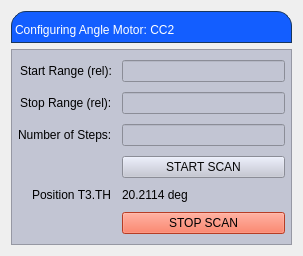
<?xml version="1.0" encoding="UTF-8"?>
<ui version="4.0">
 <class>Form</class>
 <widget class="QWidget" name="Form">
  <property name="geometry">
   <rect>
    <x>0</x>
    <y>0</y>
    <width>303</width>
    <height>256</height>
   </rect>
  </property>
  <property name="windowTitle">
   <string>Form</string>
  </property>
  <layout class="QVBoxLayout" name="verticalLayout_2">
   <item>
    <layout class="QVBoxLayout" name="verticalLayout">
     <item>
      <widget class="QLabel" name="label">
       <property name="styleSheet">
        <string notr="true">
background-color: rgb(19, 94, 255);
qproperty-alignment: AlignCenter;
border: 1px solid #FF17365D;
border-top-left-radius: 15px;
border-top-right-radius: 15px;
padding: 5 px 0 px;
color: rgb(255,255,255);
max-height: 25 px;
font-size: 14 px;
</string>
       </property>
       <property name="text">
        <string>Configuring Angle Motor: CC2</string>
       </property>
      </widget>
     </item>
     <item>
      <widget class="QFrame" name="frame">
       <property name="styleSheet">
        <string notr="true">background-color: rgb(194, 197, 211);</string>
       </property>
       <property name="frameShape">
        <enum>QFrame::StyledPanel</enum>
       </property>
       <property name="frameShadow">
        <enum>QFrame::Raised</enum>
       </property>
       <layout class="QVBoxLayout" name="verticalLayout_3" stretch="0">
        <property name="leftMargin">
         <number>0</number>
        </property>
        <property name="topMargin">
         <number>0</number>
        </property>
        <property name="rightMargin">
         <number>0</number>
        </property>
        <property name="bottomMargin">
         <number>0</number>
        </property>
        <item>
         <layout class="QFormLayout" name="formLayout">
          <property name="labelAlignment">
           <set>Qt::AlignRight|Qt::AlignTrailing|Qt::AlignVCenter</set>
          </property>
          <property name="formAlignment">
           <set>Qt::AlignLeading|Qt::AlignLeft|Qt::AlignVCenter</set>
          </property>
          <property name="horizontalSpacing">
           <number>10</number>
          </property>
          <property name="verticalSpacing">
           <number>10</number>
          </property>
          <property name="leftMargin">
           <number>6</number>
          </property>
          <property name="topMargin">
           <number>6</number>
          </property>
          <property name="rightMargin">
           <number>6</number>
          </property>
          <property name="bottomMargin">
           <number>6</number>
          </property>
          <item row="1" column="0">
           <widget class="QLabel" name="label_2">
            <property name="text">
             <string>Start Range (rel):</string>
            </property>
           </widget>
          </item>
          <item row="2" column="0">
           <widget class="QLabel" name="label_3">
            <property name="text">
             <string>Stop Range (rel):</string>
            </property>
           </widget>
          </item>
          <item row="3" column="0">
           <widget class="QLabel" name="label_4">
            <property name="text">
             <string>Number of Steps:</string>
            </property>
           </widget>
          </item>
          <item row="3" column="1">
           <widget class="PyDMLineEdit" name="stepLineEdit">
            <property name="toolTip">
             <string/>
            </property>
            <property name="styleSheet">
             <string notr="true">color: rgb(15, 15, 15);</string>
            </property>
            <property name="precision" stdset="0">
             <number>0</number>
            </property>
            <property name="showUnits" stdset="0">
             <bool>true</bool>
            </property>
            <property name="precisionFromPV" stdset="0">
             <bool>true</bool>
            </property>
            <property name="alarmSensitiveContent" stdset="0">
             <bool>false</bool>
            </property>
            <property name="alarmSensitiveBorder" stdset="0">
             <bool>true</bool>
            </property>
            <property name="PyDMToolTip" stdset="0">
             <string/>
            </property>
            <property name="monitorDisp" stdset="0">
             <bool>false</bool>
            </property>
            <property name="channel" stdset="0">
             <string/>
            </property>
           </widget>
          </item>
          <item row="4" column="0">
           <widget class="PyDMByteIndicator" name="PyDMByteIndicator">
            <property name="toolTip">
             <string/>
            </property>
            <property name="alarmSensitiveContent" stdset="0">
             <bool>false</bool>
            </property>
            <property name="alarmSensitiveBorder" stdset="0">
             <bool>true</bool>
            </property>
            <property name="PyDMToolTip" stdset="0">
             <string/>
            </property>
            <property name="channel" stdset="0">
             <string>CA://XCS:SND:T3:TH.MOVN</string>
            </property>
            <property name="showLabels" stdset="0">
             <bool>true</bool>
            </property>
            <property name="bigEndian" stdset="0">
             <bool>false</bool>
            </property>
            <property name="circles" stdset="0">
             <bool>true</bool>
            </property>
            <property name="labelPosition" stdset="0">
             <enum>QTabWidget::South</enum>
            </property>
            <property name="numBits" stdset="0">
             <number>1</number>
            </property>
            <property name="shift" stdset="0">
             <number>0</number>
            </property>
            <property name="labels" stdset="0">
             <stringlist>
              <string></string>
             </stringlist>
            </property>
           </widget>
          </item>
          <item row="4" column="1">
           <widget class="PyDMPushButton" name="startButton">
            <property name="toolTip">
             <string/>
            </property>
            <property name="styleSheet">
             <string notr="true">color: rgb(7, 7, 7);</string>
            </property>
            <property name="text">
             <string>START SCAN</string>
            </property>
            <property name="monitorDisp" stdset="0">
             <bool>false</bool>
            </property>
            <property name="channel" stdset="0">
             <string/>
            </property>
           </widget>
          </item>
          <item row="5" column="0">
           <widget class="PyDMLabel" name="PyDMLabel">
            <property name="toolTip">
             <string/>
            </property>
            <property name="lineWidth">
             <number>3</number>
            </property>
            <property name="text">
             <string>Position T3.TH</string>
            </property>
           </widget>
          </item>
          <item row="5" column="1">
           <widget class="PyDMLabel" name="PyDMLabel_2">
            <property name="toolTip">
             <string/>
            </property>
            <property name="text">
             <string>20.2114 deg</string>
            </property>
            <property name="precision" stdset="0">
             <number>4</number>
            </property>
            <property name="showUnits" stdset="0">
             <bool>true</bool>
            </property>
            <property name="precisionFromPV" stdset="0">
             <bool>false</bool>
            </property>
            <property name="alarmSensitiveContent" stdset="0">
             <bool>false</bool>
            </property>
            <property name="alarmSensitiveBorder" stdset="0">
             <bool>true</bool>
            </property>
            <property name="PyDMToolTip" stdset="0">
             <string/>
            </property>
            <property name="channel" stdset="0">
             <string>CA://XCS:SND:T3:TH.RBV</string>
            </property>
            <property name="enableRichText" stdset="0">
             <bool>false</bool>
            </property>
           </widget>
          </item>
          <item row="6" column="1">
           <widget class="PyDMPushButton" name="stopButton">
            <property name="toolTip">
             <string/>
            </property>
            <property name="styleSheet">
             <string notr="true">background-color: rgb(255, 86, 52);
color: rgb(0, 0, 0);</string>
            </property>
            <property name="text">
             <string>STOP SCAN</string>
            </property>
            <property name="default">
             <bool>false</bool>
            </property>
            <property name="channel" stdset="0">
             <string/>
            </property>
            <property name="pressValue" stdset="0">
             <string>1</string>
            </property>
           </widget>
          </item>
          <item row="2" column="1">
           <widget class="PyDMLineEdit" name="stopLineEdit">
            <property name="toolTip">
             <string/>
            </property>
            <property name="precision" stdset="0">
             <number>0</number>
            </property>
            <property name="showUnits" stdset="0">
             <bool>false</bool>
            </property>
            <property name="precisionFromPV" stdset="0">
             <bool>true</bool>
            </property>
            <property name="alarmSensitiveContent" stdset="0">
             <bool>false</bool>
            </property>
            <property name="alarmSensitiveBorder" stdset="0">
             <bool>true</bool>
            </property>
            <property name="PyDMToolTip" stdset="0">
             <string/>
            </property>
            <property name="monitorDisp" stdset="0">
             <bool>false</bool>
            </property>
            <property name="channel" stdset="0">
             <string/>
            </property>
            <property name="displayFormat" stdset="0">
             <enum>PyDMLineEdit::String</enum>
            </property>
           </widget>
          </item>
          <item row="1" column="1">
           <widget class="PyDMLineEdit" name="startLineEdit">
            <property name="toolTip">
             <string/>
            </property>
            <property name="styleSheet">
             <string notr="true">color: rgb(36, 36, 36);</string>
            </property>
            <property name="precision" stdset="0">
             <number>0</number>
            </property>
            <property name="showUnits" stdset="0">
             <bool>false</bool>
            </property>
            <property name="precisionFromPV" stdset="0">
             <bool>true</bool>
            </property>
            <property name="alarmSensitiveContent" stdset="0">
             <bool>false</bool>
            </property>
            <property name="alarmSensitiveBorder" stdset="0">
             <bool>true</bool>
            </property>
            <property name="PyDMToolTip" stdset="0">
             <string/>
            </property>
            <property name="monitorDisp" stdset="0">
             <bool>false</bool>
            </property>
            <property name="channel" stdset="0">
             <string/>
            </property>
           </widget>
          </item>
         </layout>
        </item>
       </layout>
      </widget>
     </item>
    </layout>
   </item>
  </layout>
 </widget>
 <customwidgets>
  <customwidget>
   <class>PyDMLabel</class>
   <extends>QLabel</extends>
   <header>pydm.widgets.label</header>
  </customwidget>
  <customwidget>
   <class>PyDMByteIndicator</class>
   <extends>QWidget</extends>
   <header>pydm.widgets.byte</header>
  </customwidget>
  <customwidget>
   <class>PyDMLineEdit</class>
   <extends>QLineEdit</extends>
   <header>pydm.widgets.line_edit</header>
  </customwidget>
  <customwidget>
   <class>PyDMPushButton</class>
   <extends>QPushButton</extends>
   <header>pydm.widgets.pushbutton</header>
  </customwidget>
 </customwidgets>
 <resources/>
 <connections/>
</ui>
